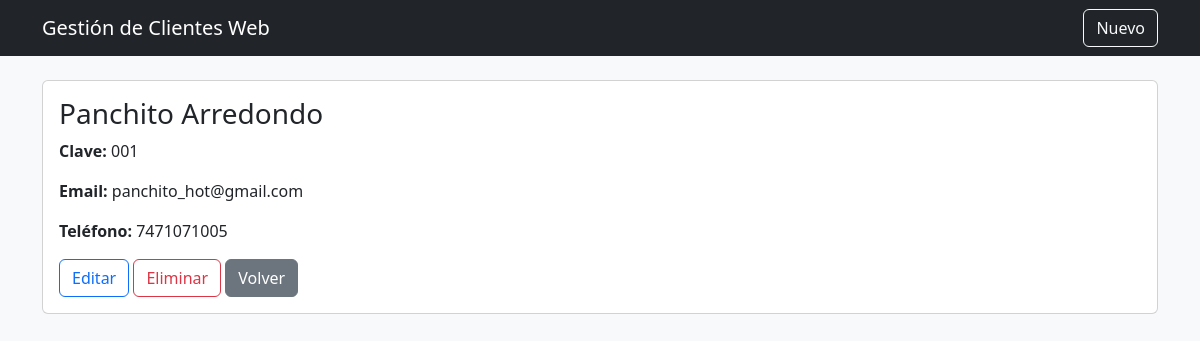
Page /clientes/1/ on the committed database.
### clientes/models.py (models this page shows, shortened)
class Cliente(models.Model):
    clave = models.CharField(max_length=20, unique=True)
    nombre = models.CharField(max_length=120, db_index=True)
    email = models.EmailField(blank=True)
    telefono = models.CharField(max_length=30, blank=True)
    creado = models.DateTimeField(auto_now_add=True)
    actualizado = models.DateTimeField(auto_now=True)

### clientes/views.py (the view)
# urls.py: path("<int:pk>/", views.ClienteDetailView.as_view(), name="detail"),
class ClienteDetailView(DetailView):
    model = Cliente
    template_name = "clientes/cliente_detail.html"
    context_object_name = "cliente"

### clientes/templates/clientes/cliente_detail.html (shortened to what this page needs)
{% extends "clientes/base.html" %}
{% block content %}
  <div class="card">
    <div class="card-body">
      <h3>{{ cliente.nombre }}</h3>
      <p><strong>Clave:</strong> {{ cliente.clave }}</p>
      <p><strong>Email:</strong> {{ cliente.email }}</p>
      <p><strong>Teléfono:</strong> {{ cliente.telefono }}</p>
      <a class="btn btn-outline-primary" href="{% url 'clientes:update' cliente.pk %}">Editar</a>
      <a class="btn btn-outline-danger" href="{% url 'clientes:delete' cliente.pk %}">Eliminar</a>
      <a class="btn btn-secondary" href="{% url 'clientes:list' %}">Volver</a>
    </div>
  </div>
{% endblock %}

### rows in the picture
Cliente: nombre "Panchito Arredondo", clave "001", email "panchito_hot@gmail.com", telefono "7471071005"
